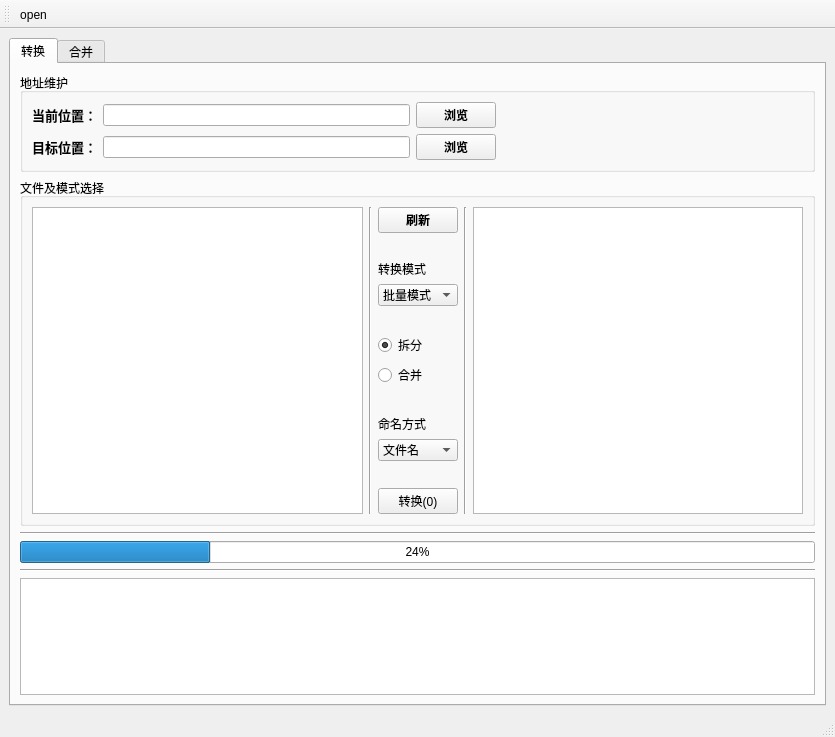
<?xml version="1.0" encoding="UTF-8"?>
<ui version="4.0">
 <class>MainWindow</class>
 <widget class="QMainWindow" name="MainWindow">
  <property name="geometry">
   <rect>
    <x>0</x>
    <y>0</y>
    <width>835</width>
    <height>737</height>
   </rect>
  </property>
  <property name="windowTitle">
   <string>MainWindow</string>
  </property>
  <widget class="QWidget" name="centralwidget">
   <layout class="QVBoxLayout" name="verticalLayout_4">
    <item>
     <widget class="QTabWidget" name="MianTab">
      <property name="styleSheet">
       <string notr="true"/>
      </property>
      <property name="currentIndex">
       <number>0</number>
      </property>
      <widget class="QWidget" name="tab">
       <attribute name="title">
        <string>转换</string>
       </attribute>
       <layout class="QVBoxLayout" name="verticalLayout_3">
        <item>
         <widget class="QGroupBox" name="groupBox">
          <property name="title">
           <string>地址维护</string>
          </property>
          <layout class="QVBoxLayout" name="verticalLayout_2">
           <item>
            <layout class="QHBoxLayout" name="horizontalLayout">
             <item>
              <widget class="QLabel" name="label">
               <property name="font">
                <font>
                 <family>幼圆</family>
                 <pointsize>10</pointsize>
                 <weight>75</weight>
                 <bold>true</bold>
                </font>
               </property>
               <property name="text">
                <string>当前位置：</string>
               </property>
               <property name="textFormat">
                <enum>Qt::AutoText</enum>
               </property>
              </widget>
             </item>
             <item>
              <widget class="QLineEdit" name="tab1_SourceAddress_edt"/>
             </item>
             <item>
              <widget class="QPushButton" name="source_btn">
               <property name="font">
                <font>
                 <family>Times New Roman</family>
                 <weight>75</weight>
                 <bold>true</bold>
                </font>
               </property>
               <property name="text">
                <string>浏览</string>
               </property>
              </widget>
             </item>
             <item>
              <spacer name="horizontalSpacer_5">
               <property name="orientation">
                <enum>Qt::Horizontal</enum>
               </property>
               <property name="sizeHint" stdset="0">
                <size>
                 <width>40</width>
                 <height>20</height>
                </size>
               </property>
              </spacer>
             </item>
            </layout>
           </item>
           <item>
            <layout class="QHBoxLayout" name="horizontalLayout_3">
             <item>
              <widget class="QLabel" name="label_4">
               <property name="font">
                <font>
                 <family>幼圆</family>
                 <pointsize>10</pointsize>
                 <weight>75</weight>
                 <bold>true</bold>
                </font>
               </property>
               <property name="text">
                <string>目标位置：</string>
               </property>
               <property name="textFormat">
                <enum>Qt::AutoText</enum>
               </property>
              </widget>
             </item>
             <item>
              <widget class="QLineEdit" name="tab1_TargetAddress_edt"/>
             </item>
             <item>
              <widget class="QPushButton" name="target_btn">
               <property name="font">
                <font>
                 <family>Times New Roman</family>
                 <weight>75</weight>
                 <bold>true</bold>
                </font>
               </property>
               <property name="text">
                <string>浏览</string>
               </property>
              </widget>
             </item>
             <item>
              <spacer name="horizontalSpacer_6">
               <property name="orientation">
                <enum>Qt::Horizontal</enum>
               </property>
               <property name="sizeHint" stdset="0">
                <size>
                 <width>40</width>
                 <height>20</height>
                </size>
               </property>
              </spacer>
             </item>
            </layout>
           </item>
          </layout>
         </widget>
        </item>
        <item>
         <widget class="QGroupBox" name="groupBox_2">
          <property name="title">
           <string>文件及模式选择</string>
          </property>
          <layout class="QHBoxLayout" name="horizontalLayout_4">
           <item>
            <widget class="QListWidget" name="open_list">
             <property name="editTriggers">
              <set>QAbstractItemView::DoubleClicked|QAbstractItemView::EditKeyPressed</set>
             </property>
             <property name="selectionMode">
              <enum>QAbstractItemView::ContiguousSelection</enum>
             </property>
             <property name="selectionBehavior">
              <enum>QAbstractItemView::SelectRows</enum>
             </property>
             <property name="selectionRectVisible">
              <bool>false</bool>
             </property>
            </widget>
           </item>
           <item>
            <widget class="Line" name="line">
             <property name="orientation">
              <enum>Qt::Vertical</enum>
             </property>
            </widget>
           </item>
           <item>
            <layout class="QVBoxLayout" name="verticalLayout">
             <item>
              <widget class="QPushButton" name="refresh_btn">
               <property name="font">
                <font>
                 <family>Times New Roman</family>
                 <weight>75</weight>
                 <bold>true</bold>
                </font>
               </property>
               <property name="text">
                <string>刷新</string>
               </property>
              </widget>
             </item>
             <item>
              <spacer name="verticalSpacer_3">
               <property name="orientation">
                <enum>Qt::Vertical</enum>
               </property>
               <property name="sizeHint" stdset="0">
                <size>
                 <width>20</width>
                 <height>40</height>
                </size>
               </property>
              </spacer>
             </item>
             <item>
              <widget class="QLabel" name="label_2">
               <property name="text">
                <string>转换模式</string>
               </property>
              </widget>
             </item>
             <item>
              <widget class="QComboBox" name="tab1_mode_choice">
               <item>
                <property name="text">
                 <string>批量模式</string>
                </property>
               </item>
               <item>
                <property name="text">
                 <string>选择模式</string>
                </property>
               </item>
              </widget>
             </item>
             <item>
              <spacer name="verticalSpacer">
               <property name="orientation">
                <enum>Qt::Vertical</enum>
               </property>
               <property name="sizeHint" stdset="0">
                <size>
                 <width>20</width>
                 <height>40</height>
                </size>
               </property>
              </spacer>
             </item>
             <item>
              <widget class="QRadioButton" name="tab1_split_btn">
               <property name="text">
                <string>拆分</string>
               </property>
               <property name="checked">
                <bool>true</bool>
               </property>
              </widget>
             </item>
             <item>
              <widget class="QRadioButton" name="tab1_merge_btn">
               <property name="text">
                <string>合并</string>
               </property>
              </widget>
             </item>
             <item>
              <spacer name="verticalSpacer_4">
               <property name="orientation">
                <enum>Qt::Vertical</enum>
               </property>
               <property name="sizeHint" stdset="0">
                <size>
                 <width>20</width>
                 <height>40</height>
                </size>
               </property>
              </spacer>
             </item>
             <item>
              <widget class="QLabel" name="label_3">
               <property name="text">
                <string>命名方式</string>
               </property>
              </widget>
             </item>
             <item>
              <widget class="QComboBox" name="tab1_name_choice">
               <item>
                <property name="text">
                 <string>文件名</string>
                </property>
               </item>
               <item>
                <property name="text">
                 <string>时间</string>
                </property>
               </item>
              </widget>
             </item>
             <item>
              <spacer name="verticalSpacer_2">
               <property name="orientation">
                <enum>Qt::Vertical</enum>
               </property>
               <property name="sizeHint" stdset="0">
                <size>
                 <width>20</width>
                 <height>40</height>
                </size>
               </property>
              </spacer>
             </item>
             <item>
              <widget class="QPushButton" name="change_btn">
               <property name="text">
                <string>转换(0)</string>
               </property>
              </widget>
             </item>
            </layout>
           </item>
           <item>
            <widget class="Line" name="line_2">
             <property name="orientation">
              <enum>Qt::Vertical</enum>
             </property>
            </widget>
           </item>
           <item>
            <widget class="QPlainTextEdit" name="tab1_target_textedit"/>
           </item>
          </layout>
         </widget>
        </item>
        <item>
         <widget class="Line" name="line_4">
          <property name="orientation">
           <enum>Qt::Horizontal</enum>
          </property>
         </widget>
        </item>
        <item>
         <widget class="QProgressBar" name="tab1_progressBar">
          <property name="value">
           <number>24</number>
          </property>
         </widget>
        </item>
        <item>
         <widget class="Line" name="line_3">
          <property name="orientation">
           <enum>Qt::Horizontal</enum>
          </property>
         </widget>
        </item>
        <item>
         <widget class="QPlainTextEdit" name="tab1_console"/>
        </item>
       </layout>
      </widget>
      <widget class="QWidget" name="tab_2">
       <attribute name="title">
        <string>合并</string>
       </attribute>
      </widget>
     </widget>
    </item>
   </layout>
  </widget>
  <widget class="QStatusBar" name="statusbar"/>
  <widget class="QToolBar" name="toolBar">
   <property name="windowTitle">
    <string>toolBar</string>
   </property>
   <attribute name="toolBarArea">
    <enum>TopToolBarArea</enum>
   </attribute>
   <attribute name="toolBarBreak">
    <bool>false</bool>
   </attribute>
   <addaction name="actionopen"/>
  </widget>
  <action name="actionopen">
   <property name="text">
    <string>open</string>
   </property>
  </action>
 </widget>
 <tabstops>
  <tabstop>source_btn</tabstop>
 </tabstops>
 <resources/>
 <connections/>
</ui>
